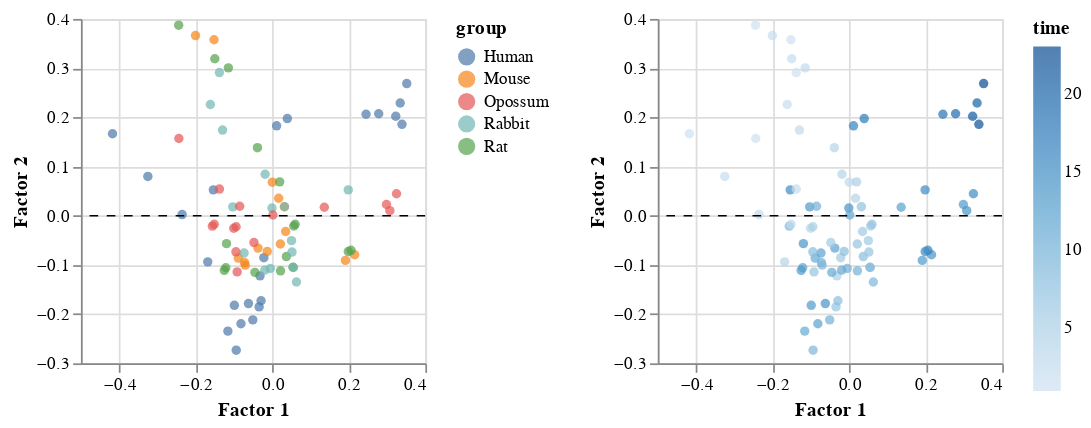

The notebook cell saved with this chart:
### Code cell
plot_factors_scatter(model, 1, 2, ["group", "time"])

### Figure 1 — Vega specification as saved in the notebook (floating-point values rounded to 4 significant figures)
{"$schema": "https://vega.github.io/schema/vega/v5.json", "data": [{"name": "param_1_store"}, {"name": "param_2_store"}, {"name": "source_0", "values": [{"Factor 1": -0.0343, "Factor 2": -0.1853, "group": "Human"}, {"Factor 1": -0.02932, "Factor 2": -0.1727, "group": "Human"}, {"Factor 1": -0.09418, "Factor 2": -0.2733, "group": "Human"}, {"Factor 1": -0.05083, "Factor 2": -0.2117, "group": "Human"}, {"Factor 1": -0.116, "Factor 2": -0.2345, "group": "Human"}, {"Factor 1": -0.0818, "Factor 2": -0.2196, "group": "Human"}, {"Factor 1": -0.09904, "Factor 2": -0.1821, "group": "Human"}, {"Factor 1": -0.0622, "Factor 2": -0.1785, "group": "Human"}, {"Factor 1": -0.4175, "Factor 2": 0.1667, "group": "Human"}, {"Factor 1": -0.3251, "Factor 2": 0.07992, "group": "Human"}, {"Factor 1": -0.2355, "Factor 2": 0.002431, "group": "Human"}, {"Factor 1": -0.1686, "Factor 2": -0.09371, "group": "Human"}, {"Factor 1": -0.03201, "Factor 2": -0.1222, "group": "Human"}, {"Factor 1": -0.02195, "Factor 2": -0.08521, "group": "Human"}, {"Factor 1": 0.01136, "Factor 2": 0.1828, "group": "Human"}, {"Factor 1": -0.154, "Factor 2": 0.05261, "group": "Human"}, {"Factor 1": 0.339, "Factor 2": 0.1859, "group": "Human"}, {"Factor 1": 0.2451, "Factor 2": 0.2063, "group": "Human"}, {"Factor 1": 0.3515, "Factor 2": 0.2686, "group": "Human"}, {"Factor 1": 0.2782, "Factor 2": 0.2074, "group": "Human"}, {"Factor 1": 0.03938, "Factor 2": 0.1975, "group": "Human"}, {"Factor 1": 0.3343, "Factor 2": 0.2291, "group": "Human"}, {"Factor 1": 0.3227, "Factor 2": 0.2022, "group": "Human"}, {"Factor 1": -0.07248, "Factor 2": -0.09517, "group": "Mouse"}, {"Factor 1": -0.03733, "Factor 2": -0.06581, "group": "Mouse"}, {"Factor 1": 0.1911, "Factor 2": -0.09078, "group": "Mouse"}, {"Factor 1": -0.08879, "Factor 2": -0.08607, "group": "Mouse"}, {"Factor 1": 0.2154, "Factor 2": -0.07927, "group": "Mouse"}, {"Factor 1": -0.1522, "Factor 2": 0.3576, "group": "Mouse"}, {"Factor 1": -0.2005, "Factor 2": 0.3662, "group": "Mouse"}, {"Factor 1": 8.805e-05, "Factor 2": 0.06818, "group": "Mouse"}, {"Factor 1": 0.01679, "Factor 2": 0.03555, "group": "Mouse"}, {"Factor 1": 0.03163, "Factor 2": 0.01829, "group": "Mouse"}, {"Factor 1": 0.035, "Factor 2": -0.03201, "group": "Mouse"}, {"Factor 1": 0.02124, "Factor 2": -0.05744, "group": "Mouse"}, {"Factor 1": -0.01308, "Factor 2": -0.07253, "group": "Mouse"}, {"Factor 1": -0.07054, "Factor 2": -0.1004, "group": "Mouse"}, {"Factor 1": -0.04534, "Factor 2": -0.115, "group": "Rat"}, {"Factor 1": 0.2058, "Factor 2": -0.07022, "group": "Rat"}, {"Factor 1": -0.1196, "Factor 2": -0.0567, "group": "Rat"}, {"Factor 1": -0.1213, "Factor 2": -0.1057, "group": "Rat"}, {"Factor 1": 0.1987, "Factor 2": -0.07282, "group": "Rat"}, {"Factor 1": -0.1253, "Factor 2": -0.1109, "group": "Rat"}, {"Factor 1": -0.2446, "Factor 2": 0.3873, "group": "Rat"}, {"Factor 1": -0.1502, "Factor 2": 0.3191, "group": "Rat"}, {"Factor 1": -0.1148, "Factor 2": 0.3006, "group": "Rat"}, {"Factor 1": -0.03871, "Factor 2": 0.1383, "group": "Rat"}, {"Factor 1": 0.01944, "Factor 2": 0.0689, "group": "Rat"}, {"Factor 1": 0.05616, "Factor 2": -0.02091, "group": "Rat"}, {"Factor 1": 0.05975, "Factor 2": -0.01739, "group": "Rat"}, {"Factor 1": 0.03691, "Factor 2": -0.08293, "group": "Rat"}, {"Factor 1": 0.0542, "Factor 2": -0.1046, "group": "Rat"}, {"Factor 1": 0.02162, "Factor 2": -0.1119, "group": "Rat"}, {"Factor 1": -0.07359, "Factor 2": -0.07571, "group": "Rabbit"}, {"Factor 1": -0.1031, "Factor 2": 0.01804, "group": "Rabbit"}, {"Factor 1": 0.1986, "Factor 2": 0.05257, "group": "Rabbit"}, {"Factor 1": -0.0007821, "Factor 2": 0.01557, "group": "Rabbit"}, {"Factor 1": -0.1381, "Factor 2": 0.291, "group": "Rabbit"}, {"Factor 1": -0.1618, "Factor 2": 0.226, "group": "Rabbit"}, {"Factor 1": -0.1299, "Factor 2": 0.1741, "group": "Rabbit"}, {"Factor 1": -0.01872, "Factor 2": 0.08438, "group": "Rabbit"}, {"Factor 1": 0.03211, "Factor 2": 0.01827, "group": "Rabbit"}, {"Factor 1": 0.05026, "Factor 2": -0.05063, "group": "Rabbit"}, {"Factor 1": 0.05157, "Factor 2": -0.07385, "group": "Rabbit"}, {"Factor 1": 0.05521, "Factor 2": -0.1053, "group": "Rabbit"}, {"Factor 1": 0.06318, "Factor 2": -0.1347, "group": "Rabbit"}, {"Factor 1": -0.005112, "Factor 2": -0.1073, "group": "Rabbit"}, {"Factor 1": -0.01942, "Factor 2": -0.1105, "group": "Rabbit"}, {"Factor 1": -0.1381, "Factor 2": 0.05421, "group": "Opossum"}, {"Factor 1": -0.04783, "Factor 2": -0.0545, "group": "Opossum"}, {"Factor 1": 0.2985, "Factor 2": 0.02279, "group": "Opossum"}, {"Factor 1": -0.09174, "Factor 2": -0.1141, "group": "Opossum"}, {"Factor 1": 0.3073, "Factor 2": 0.01025, "group": "Opossum"}, {"Factor 1": 0.3247, "Factor 2": 0.04472, "group": "Opossum"}, {"Factor 1": -0.09496, "Factor 2": -0.07336, "group": "Opossum"}, {"Factor 1": -0.1565, "Factor 2": -0.02113, "group": "Opossum"}, {"Factor 1": -0.1517, "Factor 2": -0.01736, "group": "Opossum"}, {"Factor 1": -0.08511, "Factor 2": 0.01936, "group": "Opossum"}, {"Factor 1": -0.1006, "Factor 2": -0.02548, "group": "Opossum"}, {"Factor 1": 0.001751, "Factor 2": 0.001496, "group": "Opossum"}, {"Factor 1": -0.09458, "Factor 2": -0.02233, "group": "Opossum"}, {"Factor 1": 0.136, "Factor 2": 0.01719, "group": "Opossum"}, {"Factor 1": -0.2441, "Factor 2": 0.1569, "group": "Opossum"}]}, {"name": "source_1", "values": [{"y": 0}]}, {"name": "source_2", "values": [{"Factor 1": -0.0343, "Factor 2": -0.1853, "time": 7}, {"Factor 1": -0.02932, "Factor 2": -0.1727, "time": 8}, {"Factor 1": -0.09418, "Factor 2": -0.2733, "time": 9}, {"Factor 1": -0.05083, "Factor 2": -0.2117, "time": 10}, {"Factor 1": -0.116, "Factor 2": -0.2345, "time": 11}, {"Factor 1": -0.0818, "Factor 2": -0.2196, "time": 12}, {"Factor 1": -0.09904, "Factor 2": -0.1821, "time": 13}, {"Factor 1": -0.0622, "Factor 2": -0.1785, "time": 14}, {"Factor 1": -0.4175, "Factor 2": 0.1667, "time": 1}, {"Factor 1": -0.3251, "Factor 2": 0.07992, "time": 2}, {"Factor 1": -0.2355, "Factor 2": 0.002431, "time": 3}, {"Factor 1": -0.1686, "Factor 2": -0.09371, "time": 4}, {"Factor 1": -0.03201, "Factor 2": -0.1222, "time": 5}, {"Factor 1": -0.02195, "Factor 2": -0.08521, "time": 6}, {"Factor 1": 0.01136, "Factor 2": 0.1828, "time": 16}, {"Factor 1": -0.154, "Factor 2": 0.05261, "time": 15}, {"Factor 1": 0.339, "Factor 2": 0.1859, "time": 22}, {"Factor 1": 0.2451, "Factor 2": 0.2063, "time": 18}, {"Factor 1": 0.3515, "Factor 2": 0.2686, "time": 23}, {"Factor 1": 0.2782, "Factor 2": 0.2074, "time": 19}, {"Factor 1": 0.03938, "Factor 2": 0.1975, "time": 17}, {"Factor 1": 0.3343, "Factor 2": 0.2291, "time": 20}, {"Factor 1": 0.3227, "Factor 2": 0.2022, "time": 21}, {"Factor 1": -0.07248, "Factor 2": -0.09517, "time": 10}, {"Factor 1": -0.03733, "Factor 2": -0.06581, "time": 12}, {"Factor 1": 0.1911, "Factor 2": -0.09078, "time": 13}, {"Factor 1": -0.08879, "Factor 2": -0.08607, "time": 11}, {"Factor 1": 0.2154, "Factor 2": -0.07927, "time": 14}, {"Factor 1": -0.1522, "Factor 2": 0.3576, "time": 1}, {"Factor 1": -0.2005, "Factor 2": 0.3662, "time": 2}, {"Factor 1": 8.805e-05, "Factor 2": 0.06818, "time": 3}, {"Factor 1": 0.01679, "Factor 2": 0.03555, "time": 4}, {"Factor 1": 0.03163, "Factor 2": 0.01829, "time": 5}, {"Factor 1": 0.035, "Factor 2": -0.03201, "time": 6}, {"Factor 1": 0.02124, "Factor 2": -0.05744, "time": 7}, {"Factor 1": -0.01308, "Factor 2": -0.07253, "time": 8}, {"Factor 1": -0.07054, "Factor 2": -0.1004, "time": 9}, {"Factor 1": -0.04534, "Factor 2": -0.115, "time": 11}, {"Factor 1": 0.2058, "Factor 2": -0.07022, "time": 16}, {"Factor 1": -0.1196, "Factor 2": -0.0567, "time": 14}, {"Factor 1": -0.1213, "Factor 2": -0.1057, "time": 12}, {"Factor 1": 0.1987, "Factor 2": -0.07282, "time": 15}, {"Factor 1": -0.1253, "Factor 2": -0.1109, "time": 13}, {"Factor 1": -0.2446, "Factor 2": 0.3873, "time": 1}, {"Factor 1": -0.1502, "Factor 2": 0.3191, "time": 2}, {"Factor 1": -0.1148, "Factor 2": 0.3006, "time": 3}, {"Factor 1": -0.03871, "Factor 2": 0.1383, "time": 4}, {"Factor 1": 0.01944, "Factor 2": 0.0689, "time": 5}, {"Factor 1": 0.05616, "Factor 2": -0.02091, "time": 6}, {"Factor 1": 0.05975, "Factor 2": -0.01739, "time": 7}, {"Factor 1": 0.03691, "Factor 2": -0.08293, "time": 8}, {"Factor 1": 0.0542, "Factor 2": -0.1046, "time": 9}, {"Factor 1": 0.02162, "Factor 2": -0.1119, "time": 10}, {"Factor 1": -0.07359, "Factor 2": -0.07571, "time": 12}, {"Factor 1": -0.1031, "Factor 2": 0.01804, "time": 13}, {"Factor 1": 0.1986, "Factor 2": 0.05257, "time": 15}, {"Factor 1": -0.0007821, "Factor 2": 0.01557, "time": 14}, {"Factor 1": -0.1381, "Factor 2": 0.291, "time": 1}, {"Factor 1": -0.1618, "Factor 2": 0.226, "time": 2}, {"Factor 1": -0.1299, "Factor 2": 0.1741, "time": 3}, {"Factor 1": -0.01872, "Factor 2": 0.08438, "time": 4}, {"Factor 1": 0.03211, "Factor 2": 0.01827, "time": 5}, {"Factor 1": 0.05026, "Factor 2": -0.05063, "time": 6}, {"Factor 1": 0.05157, "Factor 2": -0.07385, "time": 7}, {"Factor 1": 0.05521, "Factor 2": -0.1053, "time": 8}, {"Factor 1": 0.06318, "Factor 2": -0.1347, "time": 9}, {"Factor 1": -0.005112, "Factor 2": -0.1073, "time": 10}, {"Factor 1": -0.01942, "Factor 2": -0.1105, "time": 11}, {"Factor 1": -0.1381, "Factor 2": 0.05421, "time": 2}, {"Factor 1": -0.04783, "Factor 2": -0.0545, "time": 6}, {"Factor 1": 0.2985, "Factor 2": 0.02279, "time": 13}, {"Factor 1": -0.09174, "Factor 2": -0.1141, "time": 7}, {"Factor 1": 0.3073, "Factor 2": 0.01025, "time": 14}, {"Factor 1": 0.3247, "Factor 2": 0.04472, "time": 15}, {"Factor 1": -0.09496, "Factor 2": -0.07336, "time": 8}, {"Factor 1": -0.1565, "Factor 2": -0.02113, "time": 9}, {"Factor 1": -0.1517, "Factor 2": -0.01736, "time": 3}, {"Factor 1": -0.08511, "Factor 2": 0.01936, "time": 10}, {"Factor 1": -0.1006, "Factor 2": -0.02548, "time": 4}, {"Factor 1": 0.001751, "Factor 2": 0.001496, "time": 11}, {"Factor 1": -0.09458, "Factor 2": -0.02233, "time": 5}, {"Factor 1": 0.136, "Factor 2": 0.01719, "time": 12}, {"Factor 1": -0.2441, "Factor 2": 0.1569, "time": 1}]}, {"name": "source_3", "values": [{"y": 0}]}, {"name": "source_0_concat_0_x_domain_Factor 1", "values": [{"min": -0.4175, "max": 0.3515}]}, {"name": "source_0_concat_0_color_domain_group", "values": [{"group": "Human"}, {"group": "Mouse"}, {"group": "Rat"}, {"group": "Rabbit"}, {"group": "Opossum"}]}, {"name": "source_2_concat_1_x_domain_Factor 1", "values": [{"min": -0.4175, "max": 0.3515}]}, {"name": "source_2_concat_1_color_domain_time", "values": [{"min": 1, "max": 23}]}], "signals": [{"name": "childWidth", "value": 200}, {"name": "unit", "value": {}, "on": [{"events": "pointermove", "update": "isTuple(group()) ? group() : unit"}]}, {"name": "param_1", "update": "{\"Factor 1\": param_1_Factor_1, \"Factor 2\": param_1_Factor_2}"}, {"name": "param_1_Factor_1"}, {"name": "param_1_Factor_2"}, {"name": "param_2", "update": "{\"Factor 1\": param_2_Factor_1, \"Factor 2\": param_2_Factor_2}"}, {"name": "param_2_Factor_1"}, {"name": "param_2_Factor_2"}], "marks": [{"type": "group", "name": "concat_0_group", "encode": {"update": {"width": {"signal": "childWidth"}, "height": {"signal": "height"}}}, "signals": [{"name": "param_1_Factor_1", "on": [{"events": [{"source": "view", "type": "dblclick"}], "update": "null"}, {"events": {"signal": "param_1_translate_delta"}, "update": "panLinear(param_1_translate_anchor.extent_x, -param_1_translate_delta.x / childWidth)"}, {"events": {"signal": "param_1_zoom_delta"}, "update": "zoomLinear(domain(\"concat_0_x\"), param_1_zoom_anchor.x, param_1_zoom_delta)"}], "push": "outer"}, {"name": "param_1_Factor_2", "on": [{"events": [{"source": "view", "type": "dblclick"}], "update": "null"}, {"events": {"signal": "param_1_translate_delta"}, "update": "panLinear(param_1_translate_anchor.extent_y, param_1_translate_delta.y / height)"}, {"events": {"signal": "param_1_zoom_delta"}, "update": "zoomLinear(domain(\"concat_0_y\"), param_1_zoom_anchor.y, param_1_zoom_delta)"}], "push": "outer"}, {"name": "param_1_tuple", "on": [{"events": [{"signal": "param_1_Factor_1 || param_1_Factor_2"}], "update": "param_1_Factor_1 && param_1_Factor_2 ? {unit: \"view_1\", fields: param_1_tuple_fields, values: [param_1_Factor_1,param_1_Factor_2]} : null"}]}, {"name": "param_1_tuple_fields", "value": [{"field": "Factor 1", "channel": "x", "type": "R"}, {"field": "Factor 2", "channel": "y", "type": "R"}]}, {"name": "param_1_translate_anchor", "value": {}, "on": [{"events": [{"source": "scope", "type": "pointerdown"}], "update": "{x: x(unit), y: y(unit), extent_x: domain(\"concat_0_x\"), extent_y: domain(\"concat_0_y\")}"}]}, {"name": "param_1_translate_delta", "value": {}, "on": [{"events": [{"source": "window", "between": [{"source": "scope", "type": "pointerdown"}, {"source": "window", "type": "pointerup"}], "type": "pointermove", "consume": true}], "update": "{x: param_1_translate_anchor.x - x(unit), y: param_1_translate_anchor.y - y(unit)}"}]}, {"name": "param_1_zoom_anchor", "on": [{"events": [{"source": "scope", "type": "wheel", "consume": true}], "update": "{x: invert(\"concat_0_x\", x(unit)), y: invert(\"concat_0_y\", y(unit))}"}]}, {"name": "param_1_zoom_delta", "on": [{"events": [{"source": "scope", "consume": true, "type": "wheel"}], "update": "pow(1.001, event.deltaY * pow(16, event.deltaMode))", "force": true}]}, {"name": "param_1_modify", "on": [{"events": {"signal": "param_1_tuple"}, "update": "modify(\"param_1_store\", param_1_tuple, true)"}]}], "marks": [{"type": "symbol", "name": "view_1_marks", "from": {"data": "source_0"}, "encode": {"update": {"y": {"field": "Factor 2", "scale": "concat_0_y"}, "x": {"field": "Factor 1", "scale": "concat_0_x"}, "opacity": {"value": 0.7}, "fill": {"field": "group", "scale": "concat_0_color"}}}, "style": ["point"], "interactive": true, "clip": true}, {"type": "rule", "name": "concat_0_layer_1_marks", "from": {"data": "source_1"}, "encode": {"update": {"strokeDash": {"value": [5, 5]}, "stroke": {"value": "black"}, "x": {"field": {"signal": null, "datum": null, "group": "width", "parent": null}}, "x2": {"value": 0}, "y": {"field": "y", "scale": "concat_0_y"}}}, "clip": true, "style": ["rule"], "interactive": false}], "axes": [{"scale": "concat_0_x", "minExtent": 0, "ticks": false, "zindex": 0, "domain": false, "maxExtent": 0, "aria": false, "labels": false, "gridScale": "concat_0_y", "grid": true, "tickCount": {"signal": "ceil(childWidth/40)"}, "orient": "bottom"}, {"scale": "concat_0_y", "maxExtent": 0, "gridScale": "concat_0_x", "tickCount": {"signal": "ceil(height/40)"}, "zindex": 0, "labels": false, "aria": false, "grid": true, "domain": false, "orient": "left", "minExtent": 0, "ticks": false}, {"scale": "concat_0_x", "tickCount": {"signal": "ceil(childWidth/40)"}, "labelFlush": true, "labelOverlap": true, "orient": "bottom", "title": "Factor 1", "zindex": 0, "grid": false}, {"scale": "concat_0_y", "zindex": 0, "labelOverlap": true, "title": "Factor 2", "orient": "left", "tickCount": {"signal": "ceil(height/40)"}, "grid": false}], "style": "cell", "legends": [{"title": "group", "fill": "concat_0_color", "symbolType": "circle", "encode": {"symbols": {"update": {"opacity": {"value": 0.7}}}}}]}, {"type": "group", "name": "concat_1_group", "encode": {"update": {"width": {"signal": "childWidth"}, "height": {"signal": "height"}}}, "signals": [{"name": "param_2_Factor_1", "on": [{"events": [{"source": "view", "type": "dblclick"}], "update": "null"}, {"events": {"signal": "param_2_translate_delta"}, "update": "panLinear(param_2_translate_anchor.extent_x, -param_2_translate_delta.x / childWidth)"}, {"events": {"signal": "param_2_zoom_delta"}, "update": "zoomLinear(domain(\"concat_1_x\"), param_2_zoom_anchor.x, param_2_zoom_delta)"}], "push": "outer"}, {"name": "param_2_Factor_2", "on": [{"events": [{"source": "view", "type": "dblclick"}], "update": "null"}, {"events": {"signal": "param_2_translate_delta"}, "update": "panLinear(param_2_translate_anchor.extent_y, param_2_translate_delta.y / height)"}, {"events": {"signal": "param_2_zoom_delta"}, "update": "zoomLinear(domain(\"concat_1_y\"), param_2_zoom_anchor.y, param_2_zoom_delta)"}], "push": "outer"}, {"name": "param_2_tuple", "on": [{"events": [{"signal": "param_2_Factor_1 || param_2_Factor_2"}], "update": "param_2_Factor_1 && param_2_Factor_2 ? {unit: \"view_2\", fields: param_2_tuple_fields, values: [param_2_Factor_1,param_2_Factor_2]} : null"}]}, {"name": "param_2_tuple_fields", "value": [{"field": "Factor 1", "channel": "x", "type": "R"}, {"field": "Factor 2", "channel": "y", "type": "R"}]}, {"name": "param_2_translate_anchor", "value": {}, "on": [{"events": [{"source": "scope", "type": "pointerdown"}], "update": "{x: x(unit), y: y(unit), extent_x: domain(\"concat_1_x\"), extent_y: domain(\"concat_1_y\")}"}]}, {"name": "param_2_translate_delta", "value": {}, "on": [{"events": [{"source": "window", "between": [{"source": "scope", "type": "pointerdown"}, {"source": "window", "type": "pointerup"}], "consume": true, "type": "pointermove"}], "update": "{x: param_2_translate_anchor.x - x(unit), y: param_2_translate_anchor.y - y(unit)}"}]}, {"name": "param_2_zoom_anchor", "on": [{"events": [{"source": "scope", "type": "wheel", "consume": true}], "update": "{x: invert(\"concat_1_x\", x(unit)), y: invert(\"concat_1_y\", y(unit))}"}]}, {"name": "param_2_zoom_delta", "on": [{"events": [{"source": "scope", "type": "wheel", "consume": true}], "update": "pow(1.001, event.deltaY * pow(16, event.deltaMode))", "force": true}]}, {"name": "param_2_modify", "on": [{"events": {"signal": "param_2_tuple"}, "update": "modify(\"param_2_store\", param_2_tuple, true)"}]}], "marks": [{"type": "symbol", "name": "view_2_marks", "from": {"data": "source_2"}, "encode": {"update": {"opacity": {"value": 0.7}, "y": {"field": "Factor 2", "scale": "concat_1_y"}, "fill": {"field": "time", "scale": "concat_1_color"}, "x": {"field": "Factor 1", "scale": "concat_1_x"}}}, "style": ["point"], "clip": true, "interactive": true}, {"type": "rule", "name": "concat_1_layer_1_marks", "from": {"data": "source_3"}, "encode": {"update": {"x2": {"value": 0}, "strokeDash": {"value": [5, 5]}, "x": {"field": {"signal": null, "datum": null, "group": "width", "parent": null}}, "y": {"field": "y", "scale": "concat_1_y"}, "stroke": {"value": "black"}}}, "clip": true, "interactive": false, "style": ["rule"]}], "axes": [{"scale": "concat_1_x", "minExtent": 0, "orient": "bottom", "grid": true, "zindex": 0, "gridScale": "concat_1_y", "aria": false, "domain": false, "tickCount": {"signal": "ceil(childWidth/40)"}, "labels": false, "ticks": false, "maxExtent": 0}, {"scale": "concat_1_y", "maxExtent": 0, "orient": "left", "ticks": false, "grid": true, "zindex": 0, "aria": false, "minExtent": 0, "tickCount": {"signal": "ceil(height/40)"}, "labels": false, "domain": false, "gridScale": "concat_1_x"}, {"scale": "concat_1_x", "zindex": 0, "grid": false, "labelFlush": true, "labelOverlap": true, "title": "Factor 1", "orient": "bottom", "tickCount": {"signal": "ceil(childWidth/40)"}}, {"scale": "concat_1_y", "grid": false, "title": "Factor 2", "orient": "left", "labelOverlap": true, "tickCount": {"signal": "ceil(height/40)"}, "zindex": 0}], "style": "cell", "legends": [{"title": "time", "fill": "concat_1_color", "gradientLength": {"signal": "clamp(height, 64, 200)"}, "encode": {"gradient": {"update": {"opacity": {"value": 0.7}}}}}]}], "scales": [{"name": "concat_0_x", "type": "linear", "domain": [{"signal": "(data(\"source_0_concat_0_x_domain_Factor 1\")[0] || {}).min"}, {"signal": "(data(\"source_0_concat_0_x_domain_Factor 1\")[0] || {}).max"}], "range": [0, {"signal": "childWidth"}], "zero": true, "domainRaw": {"signal": "param_1[\"Factor 1\"]"}, "nice": true}, {"name": "concat_0_y", "type": "linear", "domain": {"fields": [{"data": "source_0", "field": "Factor 2"}, {"data": "source_1", "field": "y"}]}, "range": [{"signal": "height"}, 0], "zero": true, "domainRaw": {"signal": "param_1[\"Factor 2\"]"}, "nice": true}, {"name": "concat_0_color", "type": "ordinal", "domain": {"data": "source_0_concat_0_color_domain_group", "field": "group", "sort": true}, "range": "category"}, {"name": "concat_1_x", "type": "linear", "domain": [{"signal": "(data(\"source_2_concat_1_x_domain_Factor 1\")[0] || {}).min"}, {"signal": "(data(\"source_2_concat_1_x_domain_Factor 1\")[0] || {}).max"}], "range": [0, {"signal": "childWidth"}], "zero": true, "domainRaw": {"signal": "param_2[\"Factor 1\"]"}, "nice": true}, {"name": "concat_1_y", "type": "linear", "domain": {"fields": [{"data": "source_2", "field": "Factor 2"}, {"data": "source_3", "field": "y"}]}, "range": [{"signal": "height"}, 0], "nice": true, "domainRaw": {"signal": "param_2[\"Factor 2\"]"}, "zero": true}, {"name": "concat_1_color", "type": "linear", "domain": [{"signal": "(data(\"source_2_concat_1_color_domain_time\")[0] || {}).min"}, {"signal": "(data(\"source_2_concat_1_color_domain_time\")[0] || {}).max"}], "range": "ramp", "interpolate": "hcl", "zero": false}], "height": 200, "background": "white", "padding": 5, "layout": {"padding": 20, "bounds": "full", "align": "each"}}
